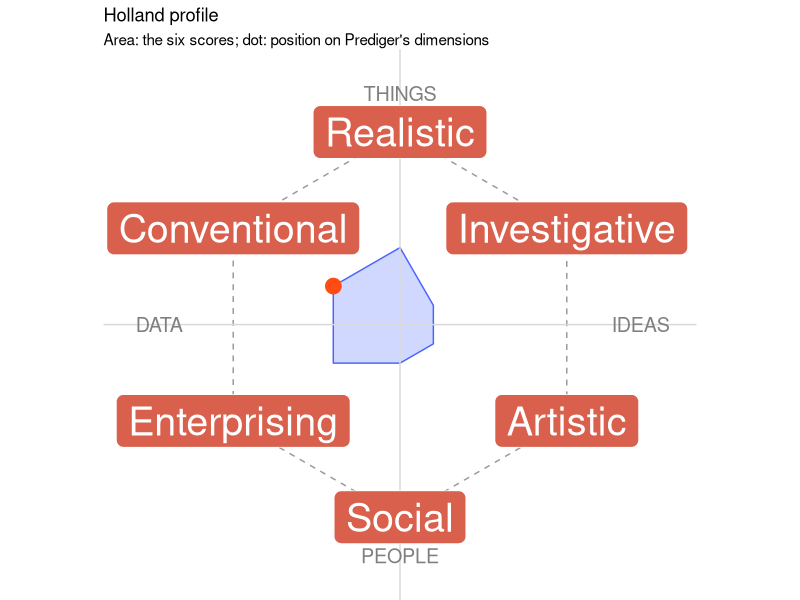

The R script that drew this image:
library(ggplot2)

# scores: named vector R, I, A, S, E, C; max: highest possible score per type
holland_point <- function(scores, max = 5) {
  s <- scores[c("R", "I", "A", "S", "E", "C")] / max   # 0..1, so a pure type sits on its vertex
  c(x = 1.73 * (s[["I"]] + s[["A"]] - s[["E"]] - s[["C"]]),
    y = 2 * s[["R"]] + s[["I"]] - s[["A"]] - 2 * s[["S"]] - s[["E"]] + s[["C"]])
}

plot_holland <- function(scores, max = 5, title = "Holland profile") {
  # hexagon vertices: radius 2, R on top, then clockwise I, A, S, E, C
  ang <- pi / 2 - (0:5) * pi / 3
  hex <- data.frame(type = c("Realistic", "Investigative", "Artistic", "Social", "Enterprising", "Conventional"),
                    x = 2 * cos(ang), y = 2 * sin(ang))
  # the person's 6 scores along the spokes (a radar shape inside the hexagon)
  s <- scores[c("R", "I", "A", "S", "E", "C")] / max
  prof <- data.frame(x = 2 * s * cos(ang), y = 2 * s * sin(ang))
  p <- holland_point(scores, max)
  ggplot() +
    geom_polygon(data = hex, aes(x, y), fill = NA, colour = "grey60", linetype = "dashed") +
    geom_polygon(data = prof, aes(x, y), fill = "#4A64FF", alpha = 0.25, colour = "#4A64FF") +
    geom_hline(yintercept = 0, colour = "grey85") + geom_vline(xintercept = 0, colour = "grey85") +
    geom_point(aes(p[["x"]], p[["y"]]), size = 5, colour = "#FF4C15") +
    geom_label(data = hex, aes(x, y, label = type), fill = "#D9604C", colour = "white", size = 10) +
    annotate("text", x = c(0, 0, -2.5, 2.5), y = c(2.4, -2.4, 0, 0),
             label = c("THINGS", "PEOPLE", "DATA", "IDEAS"), colour = "grey50", size = 5) +
    coord_equal(xlim = c(-2.8, 2.8), ylim = c(-2.6, 2.6)) +
    labs(title = title, subtitle = "Area: the six scores; dot: position on Prediger's dimensions") +
    theme_void()
}

scores=c(R = 2, I = 1, A = 1, S = 1, E = 5, C = 5)

plot_holland(c(R = 2, I = 1, A = 1, S = 1, E = 2, C = 2))
